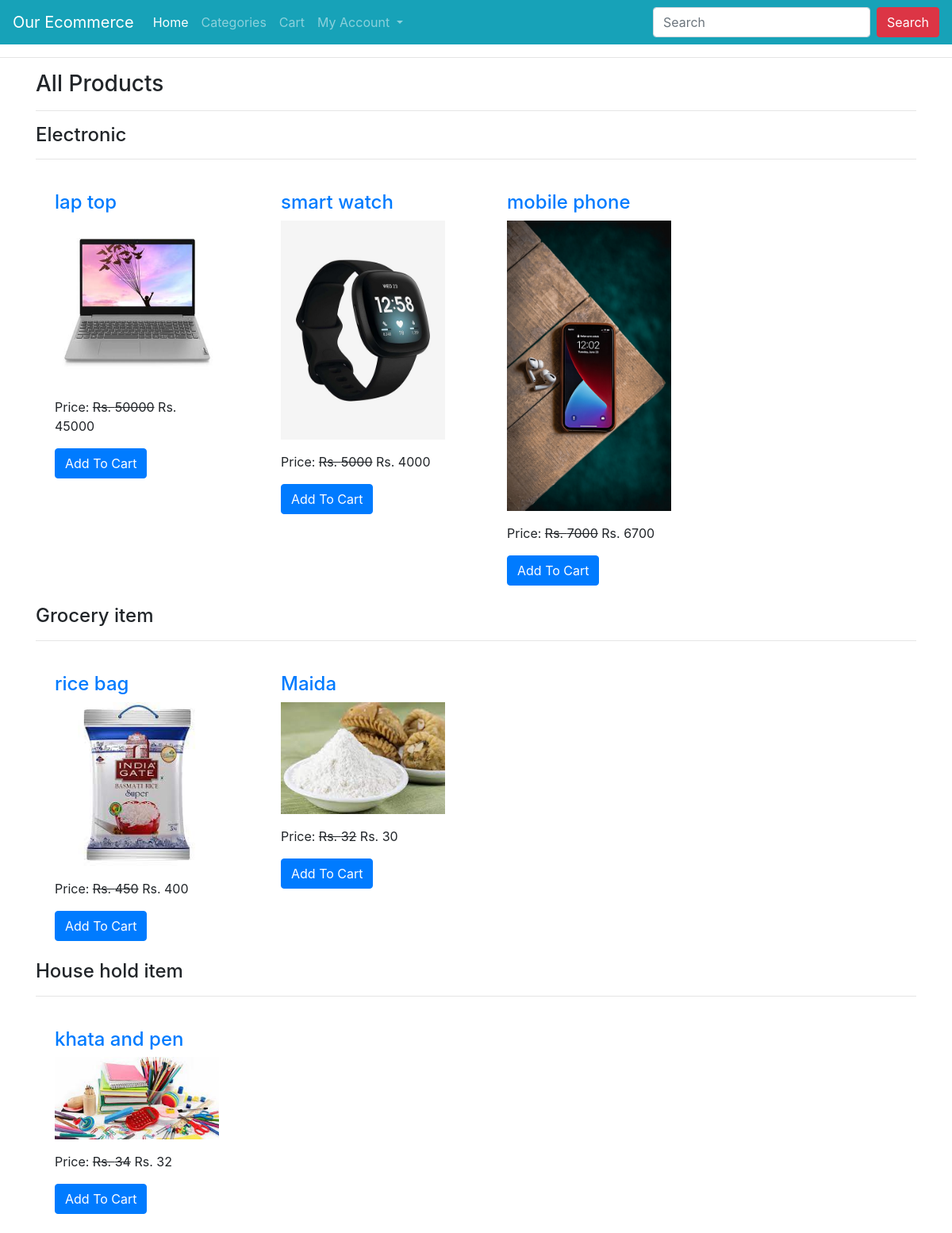
The page /all-products/ on the database its author committed.
### ecomapp/models.py (models this page shows, shortened)
class Category(models.Model):
    title = models.CharField(max_length=200)
    slug = models.SlugField(unique=True)

class Product(models.Model):
    title = models.CharField(max_length=200)
    slug = models.SlugField(unique=True)
    category = models.ForeignKey(Category, on_delete=models.CASCADE)
    image = models.ImageField(upload_to="products")
    marked_price = models.PositiveIntegerField()
    selling_price = models.PositiveIntegerField()
    description = models.TextField()
    warranty = models.CharField(max_length=300, null=True, blank=True)
    return_policy = models.CharField(max_length=300, null=True, blank=True)
    view_count = models.PositiveIntegerField(default=0)

### ecomapp/views.py (the view)
# urls.py: path("all-products/", AllProductsView.as_view(), name="allproducts"),
class AllProductsView(EcomMixin, TemplateView):
    template_name = "allproducts.html"
    def get_context_data(self, **kwargs):
        context = super().get_context_data(**kwargs)
        context['allcategories'] = Category.objects.all()
        return context

### ecomapp/views.py (called while the page is built)
    def dispatch(self, request, *args, **kwargs):
        cart_id = request.session.get("cart_id")
        if cart_id:
            cart_obj = Cart.objects.get(id=cart_id)
            if request.user.is_authenticated and request.user.customer:
                cart_obj.customer = request.user.customer
                cart_obj.save()
        return super().dispatch(request, *args, **kwargs)

### templates/allproducts.html (shortened to what this page needs)
{% extends 'base.html' %}
{% block content %}
<div class="container">
    <h3>All Products</h3><hr>
    {% for cat in allcategories %}
    <h4>{{cat.title}}</h4><hr>
    <div class="row">
        {% for p in cat.product_set.all %}
        <div class="col-md-3">
            <div class="m-4">
                <h4><a href="{% url 'ecomapp:productdetail' p.slug %}">{{p.title}}</a></h4>
                <img src="{{p.image.url}}" alt="" class="img-fluid" style="height: 2500; object-fit: cover;">
                <p class="mt-3">Price: <strike>Rs. {{p.marked_price}}</strike> Rs. {{p.selling_price}}</p>
                <a href="{% url 'ecomapp:addtocart' p.id %}" class="btn btn-primary">Add To Cart</a>
            </div>
        </div>
        {% endfor %}
    </div>
    {% endfor %}
</div>
{% endblock %}

### rows shown on the page
Category: title "Electronic"
Product: title "lap top", image (picture), marked_price "50000", selling_price "45000"
Product: title "smart watch", image (picture), marked_price "5000", selling_price "4000"
Product: title "mobile phone", image (picture), marked_price "7000", selling_price "6700"
Category: title "Grocery item"
Product: title "rice bag", image (picture), marked_price "450", selling_price "400"
Product: title "Maida", image (picture), marked_price "32", selling_price "30"
Category: title "House hold item"
Product: title "khata and pen", image (picture), marked_price "34", selling_price "32"
